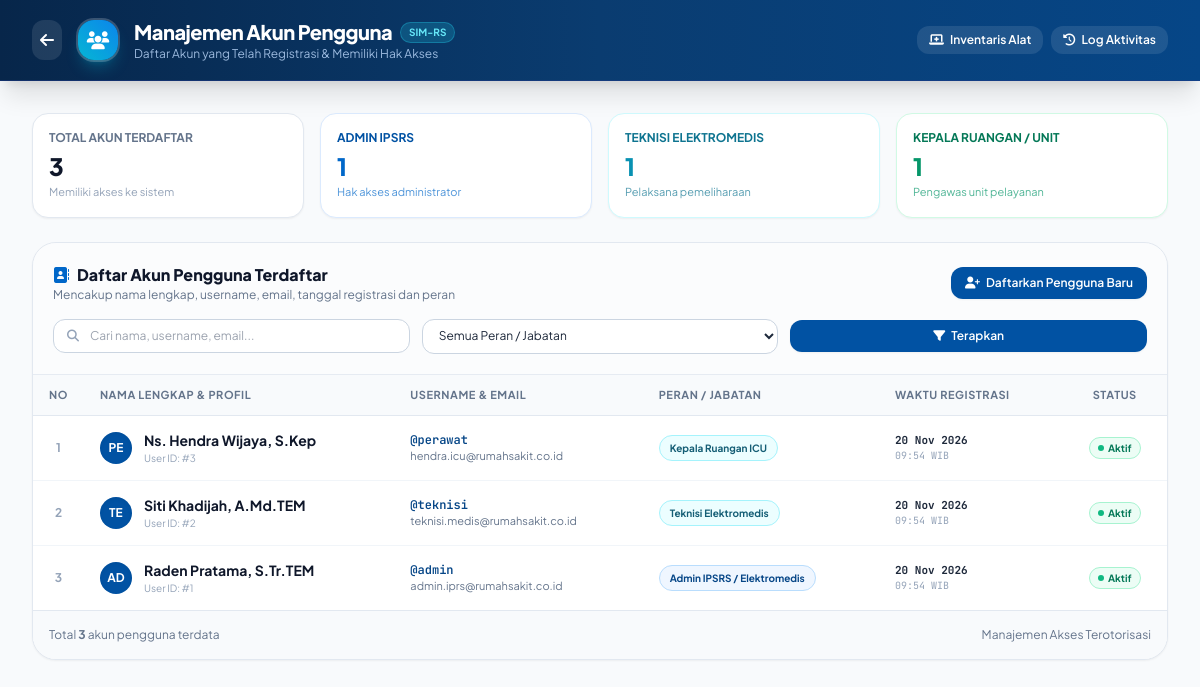
/users.php (signed in), run on the app's committed database.
### tables this page shows
CREATE TABLE `users` (
  `id` INT AUTO_INCREMENT PRIMARY KEY,
  `username` VARCHAR(50) NOT NULL UNIQUE,
  `nama_lengkap` VARCHAR(100) NOT NULL,
  `email` VARCHAR(100) NOT NULL UNIQUE,
  `password` VARCHAR(255) NOT NULL,
  `role` VARCHAR(50) NOT NULL DEFAULT 'Teknisi Elektromedis',
  `created_at` TIMESTAMP DEFAULT CURRENT_TIMESTAMP
);

### users.php (the view, shortened to what this page needs)
<?php
require_once __DIR__ . '/config.php';
$search = trim($_GET['search'] ?? '');
$sql = "SELECT * FROM users WHERE 1=1";
$params = [];
$sql .= " ORDER BY id DESC";
$stmt = $pdo->prepare($sql);
$stmt->execute($params);
$userList = $stmt->fetchAll();
$statTotalUsers = $pdo->query("SELECT COUNT(*) FROM users")->fetchColumn();
$statAdmin = $pdo->query("SELECT COUNT(*) FROM users WHERE role LIKE '%Admin%'")->fetchColumn();
$statTeknisi = $pdo->query("SELECT COUNT(*) FROM users WHERE role LIKE '%Teknisi%'")->fetchColumn();
$statRuangan = $pdo->query("SELECT COUNT(*) FROM users WHERE role LIKE '%Ruangan%' OR role LIKE '%Kepala%'")->fetchColumn();
?>
<!DOCTYPE html>
<html lang="id">
<head>
    <script src="https://cdn.tailwindcss.com"></script>
    <link rel="stylesheet" href="https://cdnjs.cloudflare.com/ajax/libs/font-awesome/6.4.0/css/all.min.css">
</head>
<body class="bg-slate-50 min-h-screen text-slate-800 antialiased flex flex-col font-sans">
    <nav class="bg-gradient-to-r from-medical-950 via-medical-900 to-medical-800 text-white sticky top-0 z-40 shadow-xl border-b border-blue-900/50">
        <div class="max-w-7xl mx-auto px-4 sm:px-6 lg:px-8">
            <div class="flex items-center justify-between h-16 sm:h-20">
                <div class="flex items-center gap-3 sm:gap-4">
                    <a href="index.php" class="p-2 bg-white/10 hover:bg-white/20 rounded-xl transition-all">
                        <i class="fa-solid fa-arrow-left"></i>
                    </a>
                    <div class="w-10 h-10 rounded-2xl bg-gradient-to-tr from-cyan-500 to-medical-500 flex items-center justify-center text-white shadow-lg shadow-cyan-500/30 ring-2 ring-white/20">
                        <i class="fa-solid fa-users text-lg"></i>
                    </div>
                    <div>
                        <div class="flex items-center gap-2">
                            <span class="text-base sm:text-xl font-extrabold tracking-tight text-white">Manajemen Akun Pengguna</span>
                            <span class="text-[10px] font-bold uppercase px-2 py-0.5 rounded-full bg-cyan-400/20 text-cyan-300 border border-cyan-400/30">SIM-RS</span>
                        </div>
                        <p class="text-[10px] sm:text-xs text-blue-200/80 hidden sm:block">Daftar Akun yang Telah Registrasi & Memiliki Hak Akses</p>
                    </div>
                </div>
                <div class="flex items-center gap-2">
                    <a href="index.php" class="px-3 py-1.5 rounded-xl bg-white/10 hover:bg-white/20 text-xs font-semibold text-white transition-all">
                        <i class="fa-solid fa-laptop-medical mr-1"></i> Inventaris Alat
                    </a>
                    <a href="log_aktivitas.php" class="px-3 py-1.5 rounded-xl bg-white/10 hover:bg-white/20 text-xs font-semibold text-white transition-all">
                        <i class="fa-solid fa-clock-rotate-left mr-1"></i> Log Aktivitas
                    </a>
                </div>
            </div>
        </div>
    </nav>
    <main class="flex-1 max-w-7xl w-full mx-auto px-4 sm:px-6 lg:px-8 py-6 sm:py-8 space-y-6">
        <div class="grid grid-cols-2 sm:grid-cols-4 gap-4">
            <div class="bg-white p-4 rounded-2xl shadow-sm border border-slate-200">
                <div class="text-xs text-slate-500 font-bold uppercase">Total Akun Terdaftar</div>
                <div class="text-2xl font-extrabold text-slate-900 mt-1"><?php echo $statTotalUsers; ?></div>
                <div class="text-[11px] text-slate-400 mt-0.5">Memiliki akses ke sistem</div>
            </div>
            <div class="bg-white p-4 rounded-2xl shadow-sm border border-blue-100">
                <div class="text-xs text-medical-700 font-bold uppercase">Admin IPSRS</div>
                <div class="text-2xl font-extrabold text-medical-600 mt-1"><?php echo $statAdmin; ?></div>
                <div class="text-[11px] text-medical-600/70 mt-0.5">Hak akses administrator</div>
            </div>
            <div class="bg-white p-4 rounded-2xl shadow-sm border border-cyan-100">
                <div class="text-xs text-cyan-700 font-bold uppercase">Teknisi Elektromedis</div>
                <div class="text-2xl font-extrabold text-cyan-600 mt-1"><?php echo $statTeknisi; ?></div>
                <div class="text-[11px] text-cyan-700/70 mt-0.5">Pelaksana pemeliharaan</div>
            </div>
            <div class="bg-white p-4 rounded-2xl shadow-sm border border-emerald-100">
                <div class="text-xs text-emerald-700 font-bold uppercase">Kepala Ruangan / Unit</div>
                <div class="text-2xl font-extrabold text-emerald-600 mt-1"><?php echo $statRuangan; ?></div>
                <div class="text-[11px] text-emerald-600/70 mt-0.5">Pengawas unit pelayanan</div>
            </div>
        </div>
        <div class="bg-white rounded-3xl shadow-sm border border-slate-200 overflow-hidden">
            <div class="p-5 border-b border-slate-200/80 bg-slate-50/50">
                <div class="flex flex-col sm:flex-row sm:items-center justify-between gap-4">
                    <div>
                        <h3 class="text-base font-extrabold text-slate-900 flex items-center gap-2">
                            <i class="fa-solid fa-address-book text-medical-600"></i>
                            <span>Daftar Akun Pengguna Terdaftar</span>
                        </h3>
                        <p class="text-xs text-slate-500">Mencakup nama lengkap, username, email, tanggal registrasi dan peran</p>
                    </div>
                    <a href="login.php?tab=register" class="inline-flex items-center gap-1.5 px-3.5 py-2 rounded-xl bg-medical-700 hover:bg-medical-800 text-white text-xs font-semibold shadow-sm transition-all">
                        <i class="fa-solid fa-user-plus"></i>
                        <span>Daftarkan Pengguna Baru</span>
                    </a>
                </div>
                <form method="GET" action="users.php" class="mt-4 grid grid-cols-1 sm:grid-cols-3 gap-3">
                    <div class="relative">
                        <span class="absolute inset-y-0 left-0 flex items-center pl-3.5 text-slate-400">
                            <i class="fa-solid fa-magnifying-glass text-xs"></i>
                        </span>
                        <input type="text" name="search" value="<?php echo htmlspecialchars($search); ?>" placeholder="Cari nama, username, email..." class="w-full pl-9 pr-4 py-2 text-xs rounded-xl border border-slate-300 focus:ring-2 focus:ring-medical-500 bg-white">
                    </div>
                    <div>
                        <select name="role" onchange="this.form.submit()" class="w-full px-3 py-2 text-xs rounded-xl border border-slate-300 focus:ring-2 focus:ring-medical-500 bg-white">
                            <option value="">Semua Peran / Jabatan</option>
                        </select>
                    </div>
                    <div class="flex items-center gap-2">
                        <button type="submit" class="flex-1 py-2 px-3 bg-medical-700 hover:bg-medical-800 text-white rounded-xl text-xs font-semibold shadow-sm transition-all flex items-center justify-center gap-1.5">
                            <i class="fa-solid fa-filter"></i>
                            <span>Terapkan</span>
                        </button>
                    </div>
                </form>
            </div>
            <div class="overflow-x-auto">
                <table class="w-full text-left text-xs divide-y divide-slate-200">
                    <thead class="bg-slate-50 text-slate-500 uppercase tracking-wider font-bold text-[11px]">
                        <tr>
                            <th class="py-3 px-4 w-12 text-center">No</th>
                            <th class="py-3 px-4">Nama Lengkap & Profil</th>
                            <th class="py-3 px-4">Username & Email</th>
                            <th class="py-3 px-4">Peran / Jabatan</th>
                            <th class="py-3 px-4">Waktu Registrasi</th>
                            <th class="py-3 px-4 text-center">Status</th>
                        </tr>
                    </thead>
                    <tbody class="divide-y divide-slate-100 bg-white">
                        <?php if (empty($userList)): ?>
                            <tr>
                                <td colspan="6" class="py-10 text-center text-slate-400">
                                    Tidak ada pengguna yang sesuai dengan kriteria filter.
                                </td>
                            </tr>
                        <?php else: ?>
                            <?php
                            $no = 1;
                            foreach ($userList as $u):
                                $isAdmin = strpos($u['role'], 'Admin') !== false;
                            ?>
                                <tr class="hover:bg-slate-50/70 transition-colors">
                                    <td class="py-3.5 px-4 text-center font-bold text-slate-400"><?php echo $no++; ?></td>
                                    <td class="py-3.5 px-4">
                                        <div class="flex items-center gap-3">
                                            <div class="w-8 h-8 rounded-full bg-medical-700 text-white flex items-center justify-center font-bold text-xs uppercase shadow-inner">
                                                <?php echo strtoupper(substr($u['username'], 0, 2)); ?>
                                            </div>
                                            <div>
                                                <div class="font-bold text-slate-900 text-sm"><?php echo htmlspecialchars($u['nama_lengkap']); ?></div>
                                                <div class="text-[10px] text-slate-400">User ID: #<?php echo $u['id']; ?></div>
                                            </div>
                                        </div>
                                    </td>
                                    <td class="py-3.5 px-4">
                                        <div class="font-mono font-semibold text-medical-800">@<?php echo htmlspecialchars($u['username']); ?></div>
                                        <div class="text-slate-500 text-[11px]"><?php echo htmlspecialchars($u['email']); ?></div>
                                    </td>
                                    <td class="py-3.5 px-4">
                                        <span class="inline-block px-2.5 py-1 rounded-full text-[10px] font-bold border <?php echo $isAdmin ? 'bg-blue-50 text-medical-800 border-medical-200' : 'bg-cyan-50 text-cyan-800 border-cyan-200'; ?>">
                                            <?php echo htmlspecialchars($u['role']); ?>
                                        </span>
                                    </td>
                                    <td class="py-3.5 px-4 font-mono text-[11px] text-slate-600">
                                        <div class="font-bold text-slate-800"><?php echo date('d M Y', strtotime($u['created_at'])); ?></div>
                                        <div class="text-[10px] text-slate-400"><?php echo date('H:i', strtotime($u['created_at'])); ?> WIB</div>
                                    </td>
                                    <td class="py-3.5 px-4 text-center">
                                        <span class="inline-flex items-center gap-1 px-2 py-0.5 rounded-full text-[10px] font-bold bg-emerald-50 text-emerald-700 border border-emerald-200">
                                            <span class="w-1.5 h-1.5 rounded-full bg-emerald-500"></span> Aktif
                                        </span>
                                    </td>
                                </tr>
                            <?php endforeach; ?>
                        <?php endif; ?>
                    </tbody>
                </table>
            </div>
            <div class="p-4 bg-slate-50 border-t border-slate-200 text-xs text-slate-500 flex items-center justify-between">
                <span>Total <strong><?php echo count($userList); ?></strong> akun pengguna terdata</span>
                <span>Manajemen Akses Terotorisasi</span>
            </div>
        </div>
    </main>
</body>
</html>

### data on the page
users: username "PE", nama_lengkap "Ns. Hendra Wijaya, S.Kep", id "3", username "perawat", email "hendra.icu@rumahsakit.co.id", role "Kepala Ruangan ICU", created_at "20 Nov 2026", created_at "09:54"
users: username "TE", nama_lengkap "Siti Khadijah, A.Md.TEM", id "2", username "teknisi", email "teknisi.medis@rumahsakit.co.id", role "Teknisi Elektromedis", created_at "20 Nov 2026", created_at "09:54"
users: username "AD", nama_lengkap "Raden Pratama, S.Tr.TEM", id "1", username "admin", email "admin.iprs@rumahsakit.co.id", role "Admin IPSRS / Elektromedis", created_at "20 Nov 2026", created_at "09:54"

### other printed values
$statTotalUsers "3"
$statAdmin "1"
$statTeknisi "1"
$statRuangan "1"
count($userList) "3"
